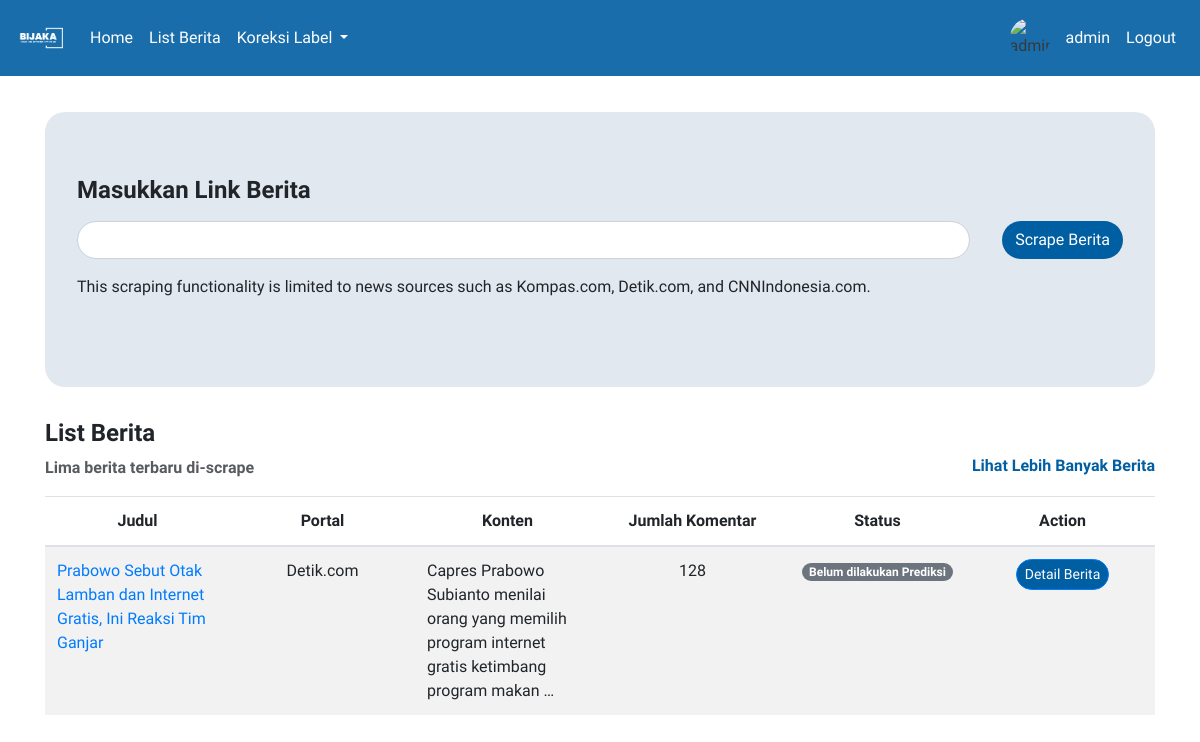
The app's page / (signed in) with its own data.
### hateapp/models.py (models this page shows, shortened)
class Berita(models.Model):
    link = models.URLField()
    portal = models.CharField(max_length=50)
    judul = models.CharField(max_length=255)
    konten = models.TextField()
    jumlah_komentar = models.PositiveIntegerField()
    timestamp_scrape = models.DateTimeField(verbose_name='Timestamp Scrape')
    @property
    def status_prediksi(self):
        return all(komentar.prediksi is not None for komentar in self.komentar_set.all())

### hateapp/views.py (the view)
# urls.py: path('', views.berita, name='berita'),
def berita(request):
    berita_list = Berita.objects.order_by('-timestamp_scrape')[:5]
    for berita in berita_list:
        print(f'Judul: {berita.judul}, Timestamp Scrape: {berita.timestamp_scrape}')
    if request.method == 'POST':
        form = LinkBeritaForm(request.POST)
        if form.is_valid():
            link_berita = form.cleaned_data['link']
            print(link_berita)
            if not link_berita.startswith("https://"):
                form = LinkBeritaForm()
                return render(request, 'home.html', {'berita_list': berita_list, 'form': form, 'error_message': f'Invalid link','stop_prediction': True})
            link_berita = link_berita.replace('http://', 'https://') if link_berita.startswith('http://') else ('https://' + link_berita) if link_berita.startswith('www.') else ('https://' + link_berita) if not link_berita.startswith('https://') else link_berita
            parsed_url = urlparse(link_berita)
            link_berita = urlunparse((parsed_url.scheme, parsed_url.netloc, parsed_url.path, '', '', ''))
            if Berita.objects.filter(link=link_berita).exists():
                form = LinkBeritaForm()
                return render(request, 'home.html', {'berita_list': berita_list, 'form': form, 'error_message': 'This link has already been scraped.', 'stop_prediction': True})
            try:
                parsed_url = urlparse(link_berita)
                domain = parsed_url.netloc
                if 'kompas.com' in domain:
                    scraper_function = scraper_kompas
                    portal = "Kompas.com"
                elif 'detik.com' in domain:
                    scraper_function = scraper_detik
                    portal = "Detik.com"
                elif 'cnnindonesia.com' in domain:
                    scraper_function = scraper_cnn
                    portal = "CNNIndonesia.com"
                else:
                    raise ValueError('Unsupported news website')
                scraped_data = scraper_function(link_berita)
                print(scraped_data)
                if scraped_data and scraped_data['jumlah_komentar'] > 0:
                    berita_baru = Berita.objects.create(
                        link=scraped_data['link'],
                        judul=scraped_data['judul'],
                        konten=scraped_data['konten'],
                        jumlah_komentar=scraped_data['jumlah_komentar'],
                        portal=portal,
                        timestamp_scrape=timezone.now()
                    )
                    for komentar_data in scraped_data.get('komentar', []):
                        Komentar.objects.create(
                            berita=berita_baru,
                            penulis_komentar=komentar_data['username'],
                            isi_komentar=komentar_data['komentar']
                        )
                    return redirect('detail_berita', berita_id=berita_baru.id)
                else:
                    error_message = "There are no comments that can be scraped"
                    form = LinkBeritaForm()
                    return render(request, 'home.html', {'berita_list': berita_list, 'form': form, 'error_message': error_message, 'stop_prediction': True})
            except Exception as e:
                error_message = f'Error in scraping: {e}'
                form = LinkBeritaForm()
                return render(request, 'home.html', {'berita_list': berita_list, 'form': form, 'error_message': error_message, 'stop_prediction': True})
    else:
        form = LinkBeritaForm()
    return render(request, 'home.html', {'berita_list': berita_list, 'form': form, 'stop_prediction': True})

### hateapp/forms.py
class LinkBeritaForm(forms.Form):
    link = forms.CharField(
        label='Masukkan Link Berita',
        widget=forms.TextInput(attrs={'class': 'form-control', 'style': 'border-radius: 20px;'})
    )

### templates/home.html (shortened to what this page needs)
{% extends 'base.html' %}
{% block content %}
<div class="jumbotron" style="border-radius: 20px; background-color: #E2E8EF">
    <form method="post" action="{% url 'berita' %}" class="mb-4" id="beritaForm">
        <div class="form-group">
            <label for="{{ form.link.id_for_label }}"><h4><strong>Masukkan Link Berita</strong></h4></label>
            <div class="input-group">
                {{ form.link }}
                <div class="input-group-append" style="margin-left: 2em;">
                    <button type="submit" class="btn" id="submitBtn" style="background-color: #005EA2; color: #fff; border-radius: 20px;">
                        <span id="button-text">Scrape Berita</span>
                    </button>
                </div>
            </div>
        </div>
        <div class="">
            <p>This scraping functionality is limited to news sources such as Kompas.com, Detik.com, and CNNIndonesia.com.</p>
        </div>
    </form>
</div>
<h4><strong>List Berita</strong></h4>
<div class="row">
    <div class="col-6">
        <p style="opacity: 0.75;"><strong>Lima berita terbaru di-scrape</strong></p>
    </div>
    <div class="col-6 text-right">
        <h6><a href="{% url 'list_berita' %}" style="color: #005EA2;"><strong>Lihat Lebih Banyak Berita</strong></a></h6>
    </div>
</div>
<table class="table table-striped" style="table-layout: fixed; width: 100%;">
    <thead class="text-center">
        <tr>
            <th>Judul</th>
            <th>Portal</th>
            <th>Konten</th>
            <th>Jumlah Komentar</th>
            <th>Status</th>
            <th>Action</th>
        </tr>
    </thead>
    <tbody>
        {% for berita in berita_list %}
            <tr>
                <td style="width: 20%; text-wrap: wrap;"><a href="{{berita.link}}" class="text-decoration-none" target="_blank">{{ berita.judul }}</a></td>
                <td class="text-center" style="width: 15%;">{{ berita.portal }}</td>
                <td style="width: 35%;">{{ berita.konten|truncatechars:100 }}</td>
                <td class="text-center" style="width: 10%;">{{ berita.jumlah_komentar }}</td>
                <td class="text-center" style="width: 5%;">
                    {% if berita.status_prediksi %}
                        <span class="badge badge-pill badge-success">Sudah dilakukan Prediksi</span>
                    {% else %}
                        <span class="badge badge-pill badge-secondary">Belum dilakukan Prediksi</span>
                    {% endif %}
                </td>
                <td class="text-center" style="width: 5%;">
                    <a href="{% url 'detail_berita' berita_id=berita.id %}" class="btn btn-sm btn-primary" style="background-color: #005EA2; color: #fff; border-radius: 20px;">Detail Berita</a>
                </td>
            </tr>
        {% endfor %}
    </tbody>
</table>
{% endblock %}

### templates/base.html (shortened to what this page needs)
<!DOCTYPE html>
{% load static %}
{% load avatar_tags %}
<html lang="en">
<head>
    <link rel="stylesheet" href="static/style.css">
    <link rel="stylesheet" href="https://cdn.jsdelivr.net/npm/bootstrap@4.6.2/dist/css/bootstrap.min.css">
</head>
<body>
  <nav class="navbar navbar-expand-lg navbar-light fixed-top" style="background-color: #005EA2; opacity: 0.90">
    <a class="navbar-brand" href="#" style="color: white; display: flex; align-items: center;">
      <img src="{% static 'bijaka.png' %}" alt="Deskripsi gambar" style="width: 50px; height: 50px; object-fit: cover; border-radius: 50%;">
  </a>
    <div class="collapse navbar-collapse" id="navbarNav">
      <ul class="navbar-nav">
        <li class="nav-item">
          <a class="nav-link" href="{% url 'berita' %}" style="color: white;">Home</a>
        </li>
        <li class="nav-item">
          <a class="nav-link" href="{% url 'list_berita' %}" style="color: white;">List Berita</a>
        </li>
        <li class="nav-item dropdown">
          <a class="nav-link dropdown-toggle" style="color: white;" href="#" id="navbarDropdownMenuLink" data-toggle="dropdown" aria-haspopup="true" aria-expanded="false">
            Koreksi Label
          </a>
        </li>
      </ul>
      <ul class="navbar-nav ml-auto">
        {% if user.is_authenticated %}
            <li class="nav-item">
              <div class="d-flex align-items-center">
                <img src="{% avatar_url user 24 %}" style="width: 40px; height: 40px;" alt="{{ user.username }} Avatar" class="rounded-circle mr-2">
                <a class="nav-link" href="#" data-toggle="modal" data-target="#logoutModal" style="color: white;">
                    {{ user.username }}
                </a>
            </div>
            </li>
            <li class="nav-item">
                <a class="nav-link" href="#" data-toggle="modal" data-target="#logoutModal" style="color: white;">Logout</a>
            </li>
        {% else %}
            <li class="nav-item">
                <a class="nav-link" href="{% url 'login' %}" style="color: white;">Login</a>
            </li>
        {% endif %}
    </ul>
    </div>
</nav>
<div class="container mt-4" style="margin-top: 7em !important;">
        {% block content %}
        {% endblock %}
    </div>
</body>
</html>

### templates/base.html (style rules this page uses)
h2, h1, p, div, a { font-family: 'Plus Jakarta Sans', sans-serif; }

### records on screen
Berita: judul "Prabowo Sebut Otak Lamban dan Internet Gratis, Ini Reaksi Tim Ganjar", portal "Detik.com", konten "Capres Prabowo Subianto menilai orang yang memilih program internet gratis ketimbang program makan …", jumlah_komentar "128", shows "Belum dilakukan Prediksi"

### other values on screen
{{ user.username }} "admin"
